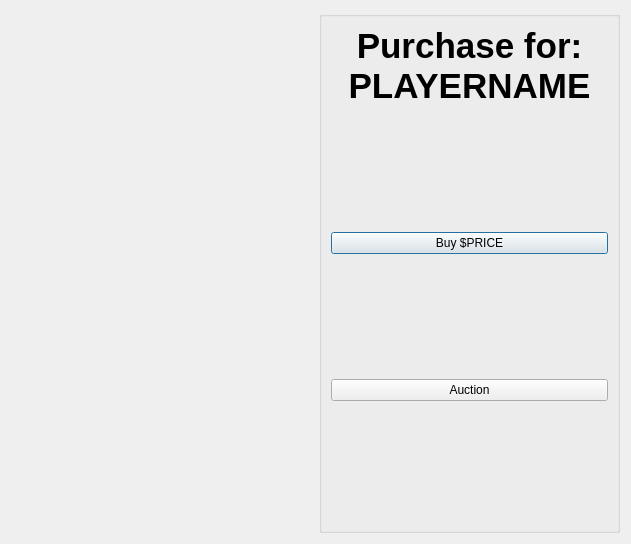
<?xml version="1.0" encoding="UTF-8"?>
<ui version="4.0">
 <class>PurchaseWindow</class>
 <widget class="QDialog" name="PurchaseWindow">
  <property name="geometry">
   <rect>
    <x>0</x>
    <y>0</y>
    <width>631</width>
    <height>544</height>
   </rect>
  </property>
  <property name="windowTitle">
   <string>Dialog</string>
  </property>
  <layout class="QHBoxLayout" name="horizontalLayout">
   <item>
    <widget class="QWidget" name="cardWidget" native="true"/>
   </item>
   <item>
    <widget class="QGroupBox" name="groupBox">
     <property name="title">
      <string/>
     </property>
     <layout class="QVBoxLayout" name="verticalLayout">
      <item>
       <widget class="QLabel" name="infoText">
        <property name="text">
         <string>&lt;html&gt;&lt;head/&gt;&lt;body&gt;&lt;p align=&quot;center&quot;&gt;&lt;span style=&quot; font-size:26pt; font-weight:700;&quot;&gt;Purchase for:&lt;br/&gt;PLAYERNAME&lt;/span&gt;&lt;/p&gt;&lt;/body&gt;&lt;/html&gt;</string>
        </property>
       </widget>
      </item>
      <item>
       <spacer name="verticalSpacer">
        <property name="orientation">
         <enum>Qt::Vertical</enum>
        </property>
        <property name="sizeHint" stdset="0">
         <size>
          <width>20</width>
          <height>40</height>
         </size>
        </property>
       </spacer>
      </item>
      <item>
       <widget class="QPushButton" name="buyButton">
        <property name="text">
         <string>Buy $PRICE</string>
        </property>
       </widget>
      </item>
      <item>
       <spacer name="verticalSpacer_3">
        <property name="orientation">
         <enum>Qt::Vertical</enum>
        </property>
        <property name="sizeHint" stdset="0">
         <size>
          <width>20</width>
          <height>40</height>
         </size>
        </property>
       </spacer>
      </item>
      <item>
       <widget class="QPushButton" name="auctionButton">
        <property name="text">
         <string>Auction</string>
        </property>
       </widget>
      </item>
      <item>
       <spacer name="verticalSpacer_2">
        <property name="orientation">
         <enum>Qt::Vertical</enum>
        </property>
        <property name="sizeHint" stdset="0">
         <size>
          <width>20</width>
          <height>40</height>
         </size>
        </property>
       </spacer>
      </item>
     </layout>
    </widget>
   </item>
  </layout>
 </widget>
 <resources/>
 <connections/>
</ui>
